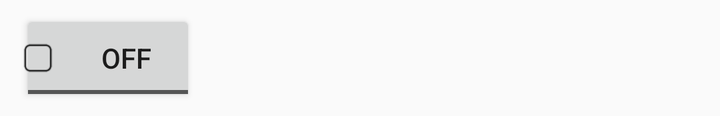
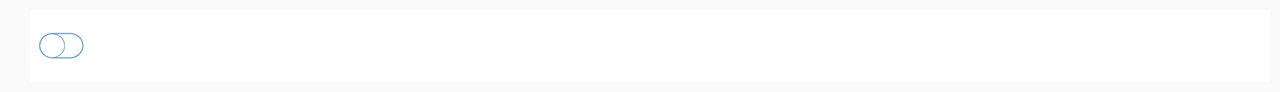

Two renders of one Android screen. The first uses the default layout on a phone; the second uses the alternative layout the repository ships for a different screen configuration, on a matching device. The two XML files are below.
<!-- AndroidManifest.xml: application theme AppTheme -->
<!-- res/layout/layout_expendlist_item.xml -->
<?xml version="1.0" encoding="utf-8"?>
<LinearLayout xmlns:android="http://schemas.android.com/apk/res/android"
    android:layout_width="wrap_content"
    android:layout_height="wrap_content"
    android:descendantFocusability="blocksDescendants"
    android:orientation="horizontal"
    android:paddingBottom="5dp"
    android:paddingLeft="10dp"

    android:paddingTop="5dp">

    
        
        
        
        
        


    <ToggleButton
        android:id="@+id/ckb_item_visible"
        android:layout_width="wrap_content"
        android:layout_height="wrap_content"
        android:button="@drawable/layer_check_selector"
        android:clickable="true" />

    
    
    
    
    
    
    

</LinearLayout>
<!-- resources referenced by this layout -->
<resources>
  <!-- drawable layer_check_selector (drawable) -->
  <?xml version="1.0" encoding="utf-8"?>
  <selector xmlns:android="http://schemas.android.com/apk/res/android">
      <item android:drawable="@drawable/layer_checked_selected" android:state_checked="true"></item>
      <item android:drawable="@drawable/layer_checked_unselected" android:state_checked="false"></item>
  </selector>
  <style name="AppTheme" parent="Theme.AppCompat.Light.NoActionBar">
          
          <item name="colorPrimary">@color/colorPrimary</item>
          <item name="colorPrimaryDark">@color/colorPrimaryDark</item>
          <item name="colorAccent">@color/colorAccent</item>
          <item name="android:windowTranslucentStatus">true</item>
      </style>
  <!-- drawable layer_checked_selected: png bitmap (drawable-xhdpi, 1338 bytes) -->
  <!-- drawable layer_checked_unselected: png bitmap (drawable-xhdpi, 362 bytes) -->
  <color name="colorPrimary">#06b8cf</color>
  <color name="colorPrimaryDark">#66d8ff</color>
  <color name="colorAccent">#fdfdfe</color>
</resources>
<!-- res/layout-land/layout_expendlist_item.xml (the repository's variant of the layout above) -->
<!-- drawn on the phone turned sideways -->
<?xml version="1.0" encoding="utf-8"?>
<LinearLayout xmlns:android="http://schemas.android.com/apk/res/android"
    android:layout_width="match_parent"
    android:layout_height="wrap_content"
    android:descendantFocusability="blocksDescendants"
    android:orientation="horizontal"
    android:paddingLeft="15dp"
    android:paddingTop="5dp"
    android:paddingEnd="5dp"
    android:paddingBottom="5dp">

    <CheckBox
        android:id="@+id/ckb_item_visible"
        android:layout_width="match_parent"
        android:layout_height="wrap_content"
        android:layout_marginLeft="0dp"
        android:background="@color/white"
        android:button="@null"
        android:clickable="true"
        android:drawableLeft="@drawable/icon_switch"
        android:drawablePadding="8dp"
        android:padding="6dp"
        android:textSize="18sp"
        android:paddingStart="4dp"
        android:textColor="@color/textTitle" />

</LinearLayout>
<!-- resources referenced by the variant -->
<!-- as the phone turned sideways resolves them -->
<resources>
  <color name="textTitle">#909090</color>
  <color name="white">#FFFFFF</color>
  <!-- drawable icon_switch (drawable) -->
  <?xml version="1.0" encoding="utf-8"?>
  <selector xmlns:android="http://schemas.android.com/apk/res/android">
  
      <item android:drawable="@drawable/icon_switch_on" android:state_selected="true" />
      <item android:drawable="@drawable/icon_switch_on" android:state_checked="true" />
      <item android:drawable="@drawable/icon_switch_off" />
  
  </selector>
  <style name="AppTheme" parent="Theme.AppCompat.Light.NoActionBar">
          
          <item name="colorPrimary">@color/colorPrimary</item>
          <item name="colorPrimaryDark">@color/colorPrimaryDark</item>
          <item name="colorAccent">@color/colorAccent</item>
          <item name="android:windowTranslucentStatus">true</item>
      </style>
  <!-- drawable icon_switch_on: png bitmap (drawable-xxhdpi, 2483 bytes) -->
  <!-- drawable icon_switch_off: png bitmap (drawable-xxhdpi, 1471 bytes) -->
  <color name="colorPrimary">#06b8cf</color>
  <color name="colorPrimaryDark">#66d8ff</color>
  <color name="colorAccent">#fdfdfe</color>
</resources>
